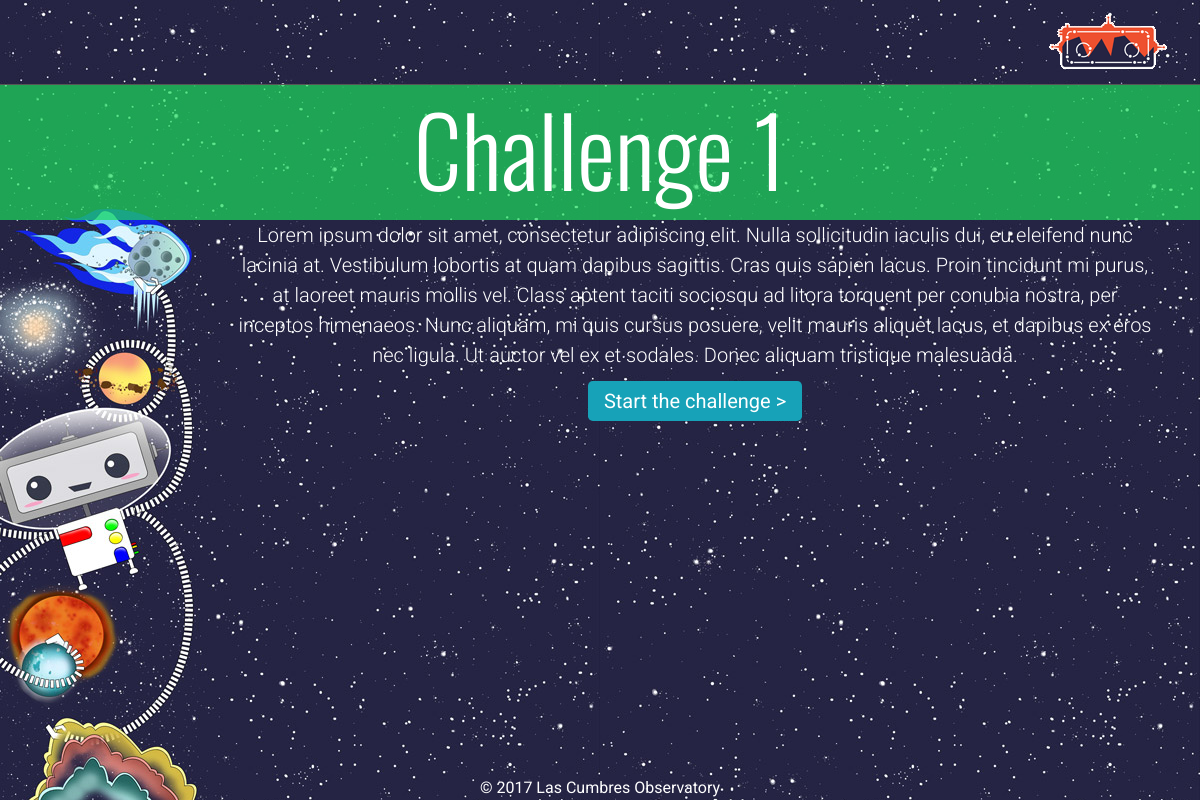
Page /challenge/1/start/ (signed in) on the committed database.
### explorer/models.py (models this page shows, shortened)
class Challenge(models.Model):
    number = models.IntegerField()
    name = models.CharField(max_length=200)
    badge = models.ImageField(upload_to='badges')
    mission = models.ForeignKey(Mission)
    description = models.TextField(help_text=_("Research page info"))
    action = models.TextField()
    category = models.TextField(help_text=_("Astronomical object type"), blank=True, null=True)
    avm_code = models.CharField(max_length=50, blank=True, null=True)
    active = models.BooleanField(default=True)

### explorer/views.py (the view)
# urls.py: url(r'^challenge/(?P<pk>[0-9]+)/start/$', ChallengeView.as_view(), {'mode':'start'}, name="start"),
class ChallengeView(LoginRequiredMixin, DetailView):
    model = Challenge
    def get(self, request, *args, **kwargs):
        if kwargs.get('mode',None) in ['observe','analyse','identify','investigate']:
            self.template_name = "explorer/challenge-{}.html".format(kwargs['mode'])
        elif kwargs.get('mode',None) in ['failed', 'submitted', 'completed', 'start']:
            self.template_name = "explorer/challenge-message.html"
        return super(ChallengeView, self).get(request, *args, **kwargs)
    def get_context_data(self, **kwargs):
        context = super(ChallengeView, self).get_context_data(**kwargs)
        if kwargs.get('mode',None) != 'start':
            obj,created = Progress.objects.get_or_create(challenge=self.get_object(), user=self.request.user)
            context['progress'] = obj
        return context

### serol/auth_backend.py (called while the page is built)
    def get_user(self, user_id):
        try:
            return User.objects.get(pk=user_id)
        except User.DoesNotExist:
            return None

### explorer/templates/explorer/challenge-message.html (shortened to what this page needs)
{% extends 'explorer/base.html' %}
{% load static i18n %}
{% block wrapper-class%}challenge mission-{{object.mission.number}}-sidebar{%endblock%}
{% block main-content %}
<div class="container-fluid">
  <div class="row page-header">
    <div class="col-lg-12">
        <h1 class="display-1">{% trans "Challenge" %} {{object.number }}</h1>
    </div>
  </div>
</div>
<div class="container">
  <div class="row">
    <div class="col-md-10 offset-md-2">
    {% if progress.status == "New"%}
    <p class="lead">{{object.description|safe}}</p>
    <a href="{% url 'observe' object.pk %}" class="tn btn-info btn-lg  animated tada">Start the challenge ></a>
    {% endif %}
  </div>
  </div>
  </div>
{% endblock %}

### explorer/static/explorer/css/layout.css (style rules this page uses)
a, a:focus, a:hover { color: #fff; }
html, body { height: 100%; }
body { text-align: center; font-family: 'Roboto', sans-serif; background: url('../images/serol_bg_sm.jpg') repeat fixed #2b3e50; color: #fff; }
h1, h2, h3, h4, h5, h6, .target-name { font-family: 'Oswald', sans-serif; font-weight: 300; color: #fff; }
h1 { font-size:4.5rem; }
p { font-size:2rem; }
.mission-1-colour, .mission-1-sidebar .page-header { background-color:rgba(29, 220, 93, 0.7); }
.page-header h1 { margin: 5px 0 15px 0; }

### rows in the picture
Challenge: number "1", description "Lorem ipsum dolor sit amet, consectetur adipiscing elit. Nulla sollicitudin iaculis dui, eu eleifend nunc lacinia at. Vestibulum lobortis at quam dapibus sagittis. Cras quis sapien lacus. Proin tincidunt mi purus, at laoreet mauris mollis vel. Class aptent taciti sociosqu ad litora torquent per conubia nostra, per inceptos himenaeos. Nunc aliquam, mi quis cursus posuere, velit mauris aliquet lacus, et dapibus ex eros nec ligula. Ut auctor vel ex et sodales. Donec aliquam tristique malesuada."
